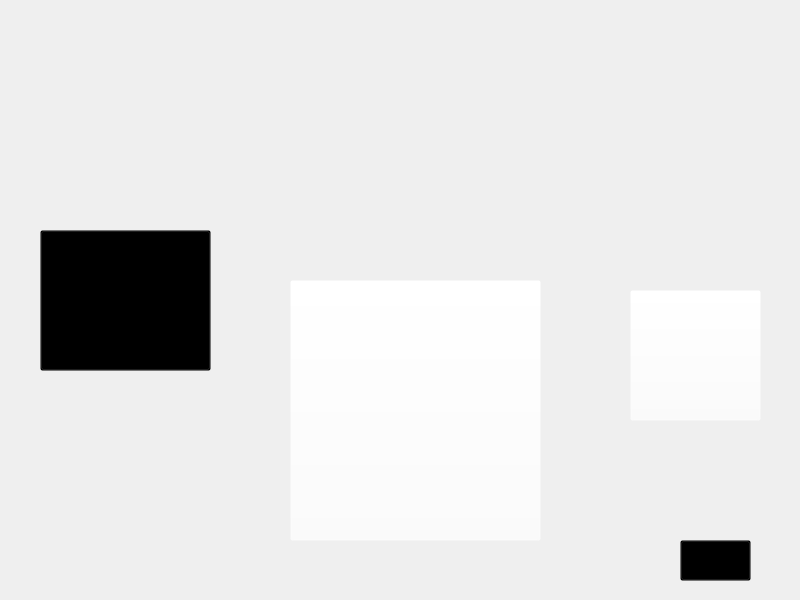
<?xml version="1.0" encoding="UTF-8"?>
<ui version="4.0">
 <class>TelaUm</class>
 <widget class="QMainWindow" name="TelaUm">
  <property name="geometry">
   <rect>
    <x>0</x>
    <y>0</y>
    <width>800</width>
    <height>600</height>
   </rect>
  </property>
  <property name="minimumSize">
   <size>
    <width>800</width>
    <height>600</height>
   </size>
  </property>
  <property name="maximumSize">
   <size>
    <width>800</width>
    <height>600</height>
   </size>
  </property>
  <property name="windowTitle">
   <string>MainWindow</string>
  </property>
  <widget class="QWidget" name="centralwidget">
   <widget class="QLabel" name="label">
    <property name="geometry">
     <rect>
      <x>0</x>
      <y>0</y>
      <width>800</width>
      <height>600</height>
     </rect>
    </property>
    <property name="maximumSize">
     <size>
      <width>800</width>
      <height>600</height>
     </size>
    </property>
    <property name="text">
     <string/>
    </property>
    <property name="pixmap">
     <pixmap resource="../imagens/img.qrc">:/img/telaUm.png</pixmap>
    </property>
    <property name="scaledContents">
     <bool>true</bool>
    </property>
   </widget>
   <widget class="QPushButton" name="pintura">
    <property name="enabled">
     <bool>true</bool>
    </property>
    <property name="geometry">
     <rect>
      <x>40</x>
      <y>230</y>
      <width>171</width>
      <height>141</height>
     </rect>
    </property>
    <property name="styleSheet">
     <string notr="true">background-color: rgba(0, 0, 0, 0)</string>
    </property>
    <property name="text">
     <string/>
    </property>
   </widget>
   <widget class="QPushButton" name="escultura">
    <property name="geometry">
     <rect>
      <x>290</x>
      <y>280</y>
      <width>251</width>
      <height>261</height>
     </rect>
    </property>
    <property name="styleSheet">
     <string notr="true">background-color: rgba(255, 255, 255, 0)</string>
    </property>
    <property name="text">
     <string/>
    </property>
   </widget>
   <widget class="QLabel" name="label_3">
    <property name="geometry">
     <rect>
      <x>660</x>
      <y>530</y>
      <width>111</width>
      <height>61</height>
     </rect>
    </property>
    <property name="text">
     <string/>
    </property>
    <property name="pixmap">
     <pixmap resource="../imagens/img.qrc">:/img/setaDireita.png</pixmap>
    </property>
    <property name="scaledContents">
     <bool>true</bool>
    </property>
   </widget>
   <widget class="QPushButton" name="direita">
    <property name="geometry">
     <rect>
      <x>680</x>
      <y>540</y>
      <width>71</width>
      <height>41</height>
     </rect>
    </property>
    <property name="styleSheet">
     <string notr="true">background-color: rgba(0,0,0,0);</string>
    </property>
    <property name="text">
     <string/>
    </property>
   </widget>
   <widget class="QPushButton" name="quadroBilhete">
    <property name="geometry">
     <rect>
      <x>630</x>
      <y>290</y>
      <width>131</width>
      <height>131</height>
     </rect>
    </property>
    <property name="styleSheet">
     <string notr="true">background-color: rgba(255, 255, 255, 0);</string>
    </property>
    <property name="text">
     <string/>
    </property>
   </widget>
  </widget>
 </widget>
 <resources>
  <include location="../imagens/img.qrc"/>
  <include location="../imagens/img.qrc"/>
 </resources>
 <connections/>
</ui>
